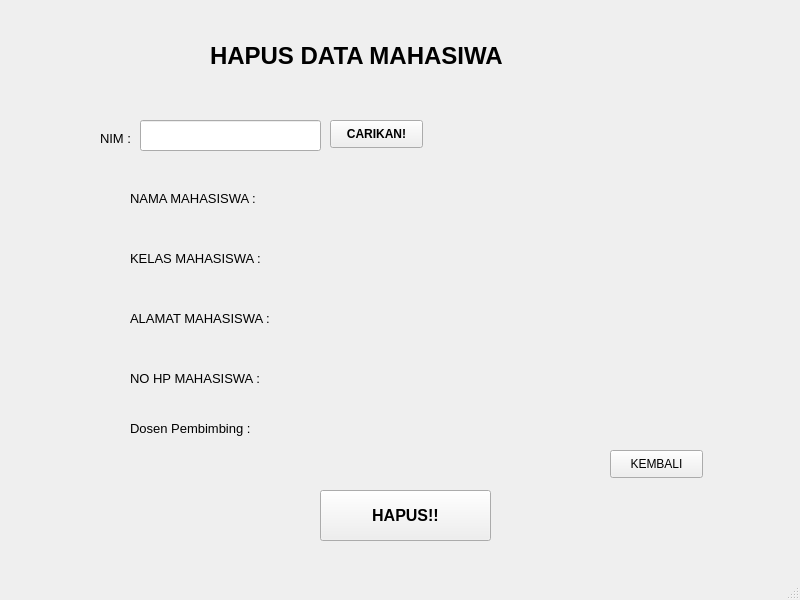
<?xml version="1.0" encoding="UTF-8"?>
<ui version="4.0">
 <class>MainWindow</class>
 <widget class="QMainWindow" name="MainWindow">
  <property name="geometry">
   <rect>
    <x>0</x>
    <y>0</y>
    <width>800</width>
    <height>600</height>
   </rect>
  </property>
  <property name="windowTitle">
   <string>MainWindow</string>
  </property>
  <widget class="QWidget" name="centralwidget">
   <widget class="QLineEdit" name="lineEdit_nim">
    <property name="geometry">
     <rect>
      <x>140</x>
      <y>120</y>
      <width>181</width>
      <height>31</height>
     </rect>
    </property>
    <property name="font">
     <font>
      <pointsize>10</pointsize>
      <weight>75</weight>
      <bold>true</bold>
     </font>
    </property>
    <property name="text">
     <string/>
    </property>
   </widget>
   <widget class="QLabel" name="label_5">
    <property name="geometry">
     <rect>
      <x>130</x>
      <y>310</y>
      <width>211</width>
      <height>16</height>
     </rect>
    </property>
    <property name="font">
     <font>
      <pointsize>10</pointsize>
     </font>
    </property>
    <property name="text">
     <string>ALAMAT MAHASISWA :</string>
    </property>
   </widget>
   <widget class="QLabel" name="label_2">
    <property name="geometry">
     <rect>
      <x>100</x>
      <y>130</y>
      <width>81</width>
      <height>16</height>
     </rect>
    </property>
    <property name="font">
     <font>
      <pointsize>10</pointsize>
     </font>
    </property>
    <property name="text">
     <string>NIM :</string>
    </property>
   </widget>
   <widget class="QLabel" name="label_4">
    <property name="geometry">
     <rect>
      <x>130</x>
      <y>250</y>
      <width>161</width>
      <height>16</height>
     </rect>
    </property>
    <property name="font">
     <font>
      <pointsize>10</pointsize>
     </font>
    </property>
    <property name="text">
     <string>KELAS MAHASISWA :</string>
    </property>
   </widget>
   <widget class="QPushButton" name="btn_hapus">
    <property name="geometry">
     <rect>
      <x>320</x>
      <y>490</y>
      <width>171</width>
      <height>51</height>
     </rect>
    </property>
    <property name="font">
     <font>
      <pointsize>12</pointsize>
      <weight>75</weight>
      <bold>true</bold>
     </font>
    </property>
    <property name="text">
     <string>HAPUS!!</string>
    </property>
   </widget>
   <widget class="QLabel" name="label">
    <property name="geometry">
     <rect>
      <x>210</x>
      <y>40</y>
      <width>411</width>
      <height>31</height>
     </rect>
    </property>
    <property name="font">
     <font>
      <pointsize>18</pointsize>
      <weight>75</weight>
      <bold>true</bold>
     </font>
    </property>
    <property name="text">
     <string>HAPUS DATA MAHASIWA</string>
    </property>
   </widget>
   <widget class="QPushButton" name="btn_cari">
    <property name="geometry">
     <rect>
      <x>330</x>
      <y>120</y>
      <width>93</width>
      <height>28</height>
     </rect>
    </property>
    <property name="font">
     <font>
      <weight>75</weight>
      <bold>true</bold>
     </font>
    </property>
    <property name="text">
     <string>CARIKAN!</string>
    </property>
   </widget>
   <widget class="QLabel" name="label_6">
    <property name="geometry">
     <rect>
      <x>130</x>
      <y>370</y>
      <width>171</width>
      <height>16</height>
     </rect>
    </property>
    <property name="font">
     <font>
      <pointsize>10</pointsize>
     </font>
    </property>
    <property name="text">
     <string>NO HP MAHASISWA :</string>
    </property>
   </widget>
   <widget class="QLabel" name="label_3">
    <property name="geometry">
     <rect>
      <x>130</x>
      <y>190</y>
      <width>161</width>
      <height>16</height>
     </rect>
    </property>
    <property name="font">
     <font>
      <pointsize>10</pointsize>
     </font>
    </property>
    <property name="text">
     <string>NAMA MAHASISWA :</string>
    </property>
   </widget>
   <widget class="QLabel" name="label_nama">
    <property name="geometry">
     <rect>
      <x>130</x>
      <y>220</y>
      <width>441</width>
      <height>16</height>
     </rect>
    </property>
    <property name="text">
     <string/>
    </property>
   </widget>
   <widget class="QLabel" name="label_kelas">
    <property name="geometry">
     <rect>
      <x>130</x>
      <y>280</y>
      <width>441</width>
      <height>16</height>
     </rect>
    </property>
    <property name="text">
     <string/>
    </property>
   </widget>
   <widget class="QLabel" name="label_alamat">
    <property name="geometry">
     <rect>
      <x>130</x>
      <y>340</y>
      <width>441</width>
      <height>16</height>
     </rect>
    </property>
    <property name="text">
     <string/>
    </property>
   </widget>
   <widget class="QLabel" name="label_nohp">
    <property name="geometry">
     <rect>
      <x>130</x>
      <y>400</y>
      <width>441</width>
      <height>16</height>
     </rect>
    </property>
    <property name="text">
     <string/>
    </property>
   </widget>
   <widget class="QPushButton" name="btn_kembali">
    <property name="geometry">
     <rect>
      <x>610</x>
      <y>450</y>
      <width>93</width>
      <height>28</height>
     </rect>
    </property>
    <property name="text">
     <string>KEMBALI</string>
    </property>
   </widget>
   <widget class="QLabel" name="label_nohp_2">
    <property name="geometry">
     <rect>
      <x>130</x>
      <y>440</y>
      <width>441</width>
      <height>16</height>
     </rect>
    </property>
    <property name="text">
     <string/>
    </property>
   </widget>
   <widget class="QLabel" name="label_7">
    <property name="geometry">
     <rect>
      <x>130</x>
      <y>420</y>
      <width>171</width>
      <height>16</height>
     </rect>
    </property>
    <property name="font">
     <font>
      <pointsize>10</pointsize>
     </font>
    </property>
    <property name="text">
     <string>Dosen Pembimbing :</string>
    </property>
   </widget>
  </widget>
  <widget class="QMenuBar" name="menubar">
   <property name="geometry">
    <rect>
     <x>0</x>
     <y>0</y>
     <width>800</width>
     <height>21</height>
    </rect>
   </property>
  </widget>
  <widget class="QStatusBar" name="statusbar"/>
 </widget>
 <resources/>
 <connections/>
</ui>
